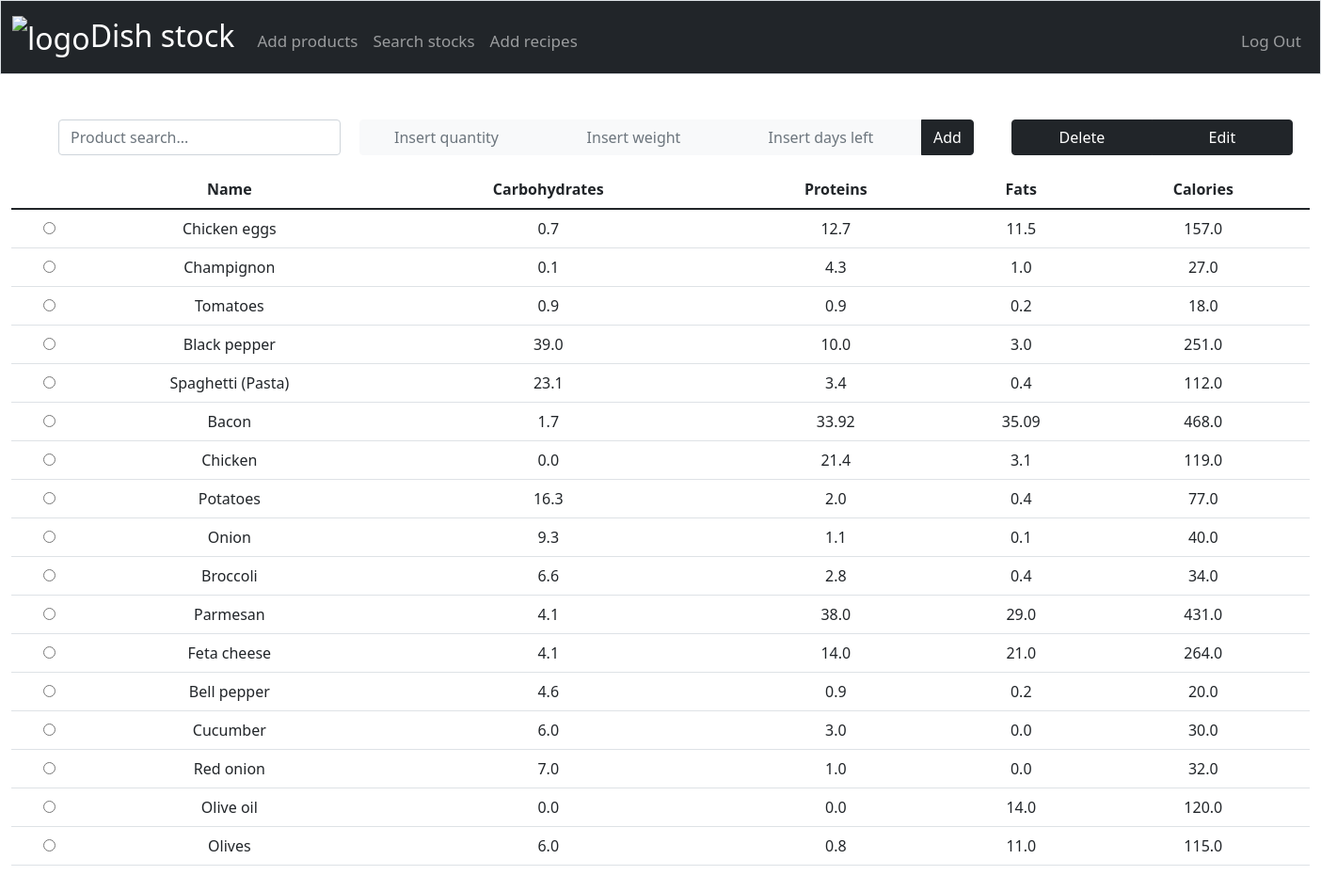
Screenshot of /search_products (signed in) with the database file from the repository.
### tables this page shows
CREATE TABLE 'ingredients' ('id' INTEGER PRIMARY KEY AUTOINCREMENT NOT NULL, 'name' TEXT, 'carbohydrates' REAL, 'proteins' REAL, 'fats' REAL, 'calories' REAL);

### app.py (the view, shortened to what this page needs)
@app.route("/search_products", methods=["GET", "POST"])
@login_required
def search_products():
    user_id = session["user_id"]
    if request.method == "GET":
        ingredients_db = db.execute("SELECT * FROM ingredients")
        return render_template("search_products.html", ingredients=ingredients_db)

### app.py (called while the page is built)
def login_required(f):
    @wraps(f)
    def decorated_function(*args, **kwargs):
        if session.get("user_id") is None:
            return redirect("/login")
        return f(*args, **kwargs)
    return decorated_function

@app.after_request
def after_request(response):
    response.headers["Cache-Control"] = "no-cache, no-store, must-revalidate"
    response.headers["Expires"] = 0
    response.headers["Pragma"] = "no-cache"
    return response

### templates/search_products.html (shortened to what this page needs)
{% extends "layout.html" %}
{% block main %}
<form action="/search_products" method="post">
    <div class="mb-3 container_align">
        <div>
            <input  autocomplete="off" autofocus class="form-control search_width" name="search" placeholder="Product search..." type="search">
        </div>
            <div class="align btn-group">
                <input  autocomplete="off" class="form-control input_width btn btn-light" name="quantity" placeholder="Insert quantity" type="number">
                <input  autocomplete="off" class="form-control input_width btn btn-light" name="weight" placeholder="Insert weight" type="number" step="0.001">
                <input  autocomplete="off" class="form-control input_width btn btn-light" name="days" placeholder="Insert days left" type="number">
                <button class="btn btn-dark" type="submit" name="action" value="add">Add</button>
            </div>
            <div class="align btn-group">
                <button class="btn button_width btn-dark" type="submit" name="action" value="delete">Delete</button>
                <button class="btn button_width btn-dark" type="submit" name="action" value="edit">Edit</button>
            </div>
    </div>
    <table class="table">
        <thead class="thead-dark">
            <tr>
                <th scope="col"></th>
                <th scope="col">Name</th>
                <th scope="col">Carbohydrates</th>
                <th scope="col">Proteins</th>
                <th scope="col">Fats</th>
                <th scope="col">Calories</th>
            </tr>
        </thead>
        <tbody>
                {% for row in ingredients %}
                <tr class="evidence">
                    <td class="radio_width"><input type="radio" name="check" id="checked" value="{{ row["name"] }}"></td>
                    <td class="name_width">{{ row["name"] }}</td>
                    <td>{{ row["carbohydrates"] }}</td>
                    <td>{{ row["proteins"] }}</td>
                    <td>{{ row["fats"] }}</td>
                    <td>{{ row["calories"] }}</td>
                </tr>
                {% endfor %}
        </tbody>
    </table>
</form>
{% endblock %}

### templates/layout.html (shortened to what this page needs)
<!DOCTYPE html>
<html lang="en">
    <head>
        <link href="https://cdn.jsdelivr.net/npm/bootstrap@5.1.3/dist/css/bootstrap.min.css" rel="stylesheet">
        <link href="/static/styles.css" rel="stylesheet">
    </head>
    <body>
        <nav class="bg-dark border navbar navbar-expand-md navbar-dark">
            <div class="container-fluid">
                <a class="navbar-brand" href="/"><img class="img" src="static/logo.png" alt="logo"><span class="red">Dish stock</span></a>
                <div class="collapse navbar-collapse" id="navbar">
                    {% if session["user_id"] %}
                        <ul class="navbar-nav me-auto mt-2">
                            <li class="nav-item"><a class="nav-link" href="/add_product">Add products</a></li>
                            <li class="nav-item"><a class="nav-link" href="/search_products">Search stocks</a></li>
                            <li class="nav-item"><a class="nav-link" href="/add_recipes">Add recipes</a></li>
                        </ul>
                        <ul class="navbar-nav ms-auto mt-2">
                            <li class="nav-item"><a class="nav-link" href="/logout">Log Out</a></li>
                        </ul>
                    {% else %}
                        <ul class="navbar-nav ms-auto mt-2">
                            <li class="nav-item"><a class="nav-link" href="/register">Register</a></li>
                            <li class="nav-item"><a class="nav-link" href="/login">Log In</a></li>
                        </ul>
                    {% endif %}
                </div>
            </div>
        </nav>
        <main class="container-fluid py-5 text-center">
            <div class="body__container">
                {% block main %}{% endblock %}
            </div>
        </main>
    </body>
</html>

### static/styles.css (style rules this page uses)
nav .navbar-brand { font-size: xx-large; }
.img { width: 70px; height: 70px; }
.container_align ,.align { display: flex; }
.container_align { margin: auto; padding: 0px 50px; }
.align { margin: auto; padding: 0px 20px; }
.search_width { width: 1000px; }
.navbar { overflow: hidden; background-color: #333; position: flex; top: 0; left: 0; width: 100%; z-index: 10; }
.container-fluid { align-items: center; }
.navbar li { float: left; display: block; color: #f2f2f2; text-align: center; text-decoration: none; font-size: 17px; }
.body__container { display: block; margin: auto; box-sizing: content-box; width: 100%; height: 100%; }
.search_width { width: 300px; }
.input_width { width: 200px; }
.button_width { width: 150px; }
.name_width { width: 300px; }

### rows the page displays
ingredients: name "Chicken eggs", carbohydrates "0.7", proteins "12.7", fats "11.5", calories "157.0"
ingredients: name "Champignon", carbohydrates "0.1", proteins "4.3", fats "1.0", calories "27.0"
ingredients: name "Tomatoes", carbohydrates "0.9", proteins "0.9", fats "0.2", calories "18.0"
ingredients: name "Black pepper", carbohydrates "39.0", proteins "10.0", fats "3.0", calories "251.0"
ingredients: name "Spaghetti (Pasta)", carbohydrates "23.1", proteins "3.4", fats "0.4", calories "112.0"
ingredients: name "Bacon", carbohydrates "1.7", proteins "33.92", fats "35.09", calories "468.0"
ingredients: name "Chicken", carbohydrates "0.0", proteins "21.4", fats "3.1", calories "119.0"
ingredients: name "Potatoes", carbohydrates "16.3", proteins "2.0", fats "0.4", calories "77.0"
ingredients: name "Onion", carbohydrates "9.3", proteins "1.1", fats "0.1", calories "40.0"
ingredients: name "Broccoli", carbohydrates "6.6", proteins "2.8", fats "0.4", calories "34.0"
ingredients: name "Parmesan", carbohydrates "4.1", proteins "38.0", fats "29.0", calories "431.0"
ingredients: name "Feta cheese", carbohydrates "4.1", proteins "14.0", fats "21.0", calories "264.0"
ingredients: name "Bell pepper", carbohydrates "4.6", proteins "0.9", fats "0.2", calories "20.0"
ingredients: name "Cucumber", carbohydrates "6.0", proteins "3.0", fats "0.0", calories "30.0"
ingredients: name "Red onion", carbohydrates "7.0", proteins "1.0", fats "0.0", calories "32.0"
ingredients: name "Olive oil", carbohydrates "0.0", proteins "0.0", fats "14.0", calories "120.0"
ingredients: name "Olives", carbohydrates "6.0", proteins "0.8", fats "11.0", calories "115.0"
